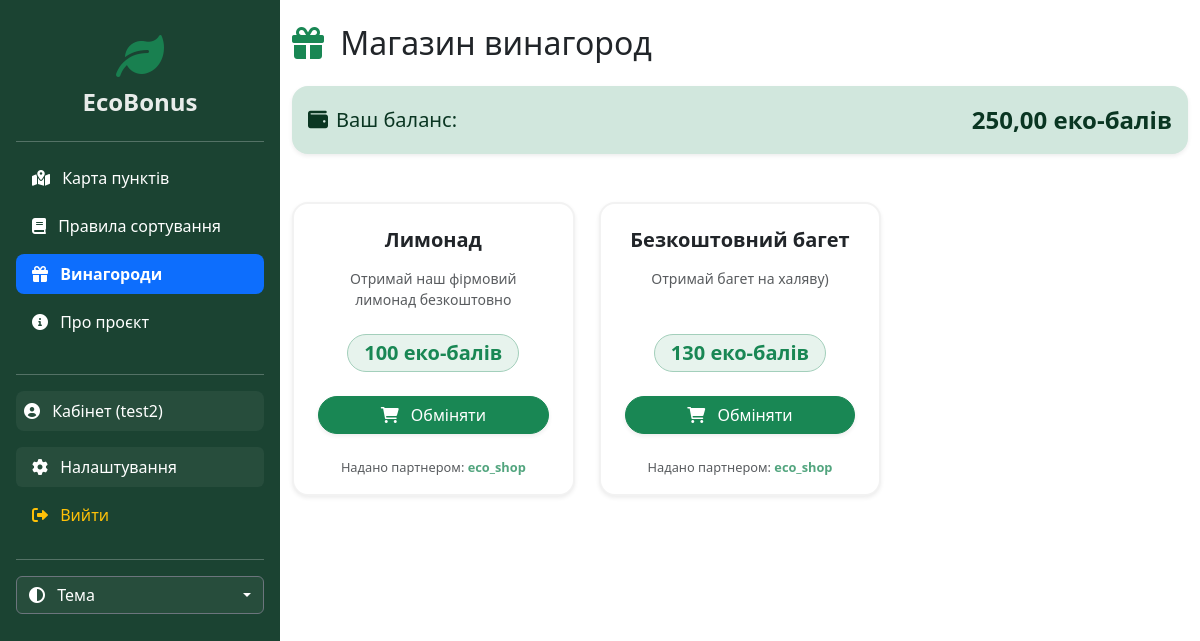
Before: /rewards/ (signed in) with the older database file.
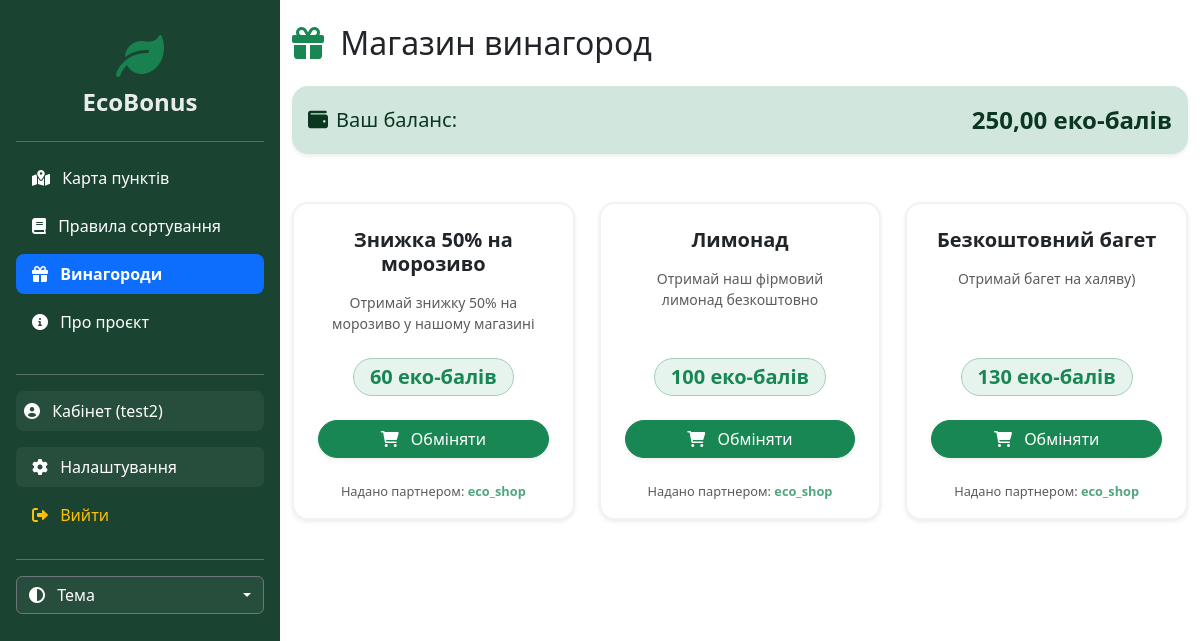
After: the same page with the newer database file.
### main/models.py (models this page shows, shortened)
class StoreOffer(models.Model):
    store = models.ForeignKey(User, on_delete=models.CASCADE, related_name='offers', verbose_name='Магазин')
    title = models.CharField(max_length=100, verbose_name='Назва винагороди')
    description = models.TextField(verbose_name='Опис', blank=True, null=True)
    cost = models.IntegerField(verbose_name='Вартість (в балах)')
    is_active = models.BooleanField(default=True, verbose_name='Активно')
    created_at = models.DateTimeField(auto_now_add=True)

### main/views.py (the view, shortened to what this page needs)
# urls.py: path('rewards/', views.rewards, name='rewards'),
@login_required
def rewards(request):
    profile = request.user.userprofile
    active_offers = StoreOffer.objects.filter(is_active=True).order_by('-created_at')
    return render(request, 'main/rewards.html', {
        'balance': profile.balance,
        'offers': active_offers
    })

### main/templates/main/rewards.html (shortened to what this page needs)
{% extends 'main/layout.html' %}
{% block content %}
<div class="container mt-4 mb-5">
    <h2 class="mb-4"><i class="fa-solid fa-gift text-success me-2"></i> Магазин винагород</h2>
    {% if user.is_authenticated and not user.userprofile.is_partner and not user.userprofile.is_store %}
    <div class="alert alert-success shadow-sm mb-4 rounded-4 border-0 d-flex justify-content-between align-items-center">
        <span class="fs-5"><i class="fa-solid fa-wallet me-2"></i>Ваш баланс:</span>
        <strong class="fs-4">{{ balance }} еко-балів</strong>
    </div>
    {% endif %}
    <div class="row g-4 mt-2">
        {% for offer in offers %}
        <div class="col-md-4">
            <div class="card reward-card h-100 shadow-sm bg-body rounded-4">
                <div class="card-body p-4 text-center d-flex flex-column">
                    <h5 class="fw-bold mb-3 text-body">{{ offer.title }}</h5>
                    <p class="text-muted small mb-4">{{ offer.description }}</p>
                    <div class="mt-auto">
                        <span class="badge bg-success bg-opacity-10 text-success fs-5 px-3 py-2 mb-4 rounded-pill border border-success-subtle">
                            {{ offer.cost }} еко-балів
                        </span>
                        {% if user.is_authenticated and not user.userprofile.is_partner and not user.userprofile.is_store %}
                        <form method="POST">
                            <button type="submit" class="btn btn-success w-100 rounded-pill shadow-sm">
                                <i class="fa-solid fa-cart-shopping me-2"></i> Обміняти
                            </button>
                        </form>
                        {% elif not user.is_authenticated %}
                        <a href="{% url 'login' %}" class="btn btn-outline-success w-100 rounded-pill shadow-sm">
                            Увійдіть, щоб обміняти
                        </a>
                        {% endif %}
                    </div>
                </div>
                <div class="card-footer bg-transparent border-top-0 text-muted pb-3 pt-0 text-center" style="font-size: 0.8rem;">
                    Надано партнером: <strong class="text-success opacity-75">{{ offer.store.username }}</strong>
                </div>
            </div>
        </div>
        {% empty %}
        <div class="col-12 text-center py-5 text-muted">
            <i class="fa-solid fa-store-slash fa-4x mb-4 opacity-25"></i>
            <h4 class="fw-normal">Магазин поки що порожній</h4>
            <p>Наші партнери вже готують для вас нові винагороди!</p>
        </div>
        {% endfor %}
    </div>
</div>
{% endblock %}

Changed rows visible on the page:
added StoreOffer: title "Знижка 50% на морозиво", description "Отримай знижку 50% на морозиво у нашому магазині", cost "60", store.username "eco_shop"
